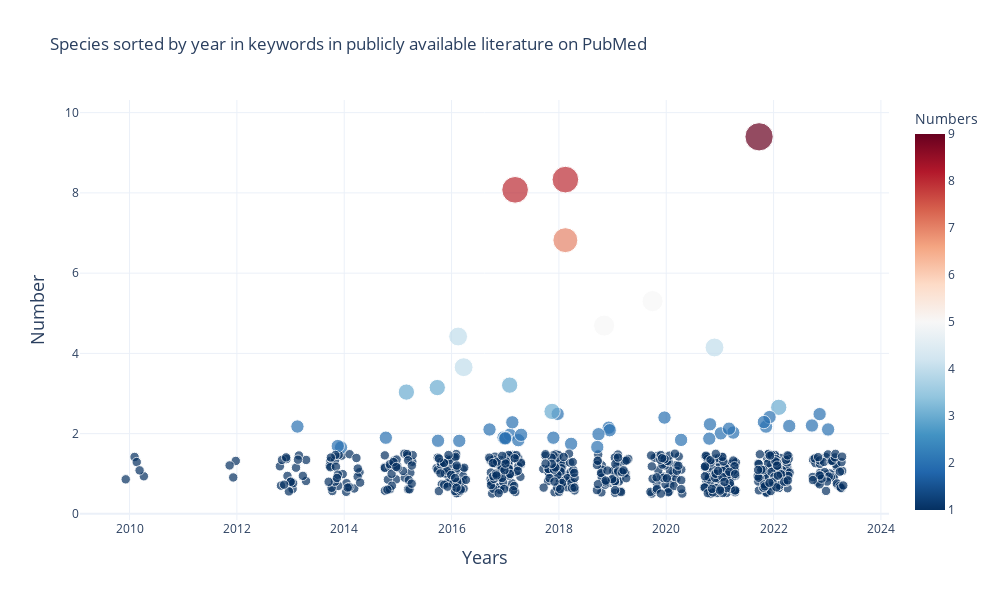

The notebook cell this image was saved under:
### Code cell
import plotly.express as px
import pandas as pd
import numpy as np

def plot_keywords_scatter(csv_path, chart_size=20, color_continuous_scale="RdBu"):
    """
    从CSV文件中读取数据，并创建一个散点图来展示关键词在不同年份的数量。

    Args:
        csv_path: CSV文件路径
    """
    # 读取CSV文件
    df = pd.read_csv(csv_path)

    # 转换Count列为float类型，并添加噪声
    df['Count'] = df['Count'].astype(float)
    df['Counts'] = df['Count'] + np.random.uniform(-0.5, 0.5, size=len(df))
    df['Years'] = df['Year'] + np.random.uniform(-0.3, 0.3, size=len(df))

    # 创建散点图
    fig = px.scatter(df, 
                     x='Years', 
                     y='Counts', 
                     size='Count',
                     color='Count',
                     hover_name='Keyword',  # 使用关键词作为悬浮名称
                     hover_data=['Year', 'Count'],  
                     size_max=chart_size,
                     title='Species sorted by year in keywords in publicly available literature on PubMed',
                     labels={"Count": "Numbers", "Year": "Years"},
                     color_continuous_scale=color_continuous_scale,
                    )

    # 更新图表布局
    fig.update_layout(
        template="plotly_white",
        width=1000,
        height=600,
        xaxis=dict(title=dict(text='Years', font=dict(size=18))),
        yaxis=dict(title=dict(text='Number', font=dict(size=18)),
        )
    )

    # 显示图表
    return fig

    # 方案1:将fig对象转为json
    # fig_json = pio.to_json(fig)
    # return fig_json

    # 方案2:将fig转为html格式，返回html代码
    # fig_html = plot(fig, output_type='div', include_plotlyjs=False)        
    # return fig_html

    # 方案3:将fig转为html格式，保存为html文件
    # fig.write_html("keywords_sort.html")
    # return "keywords_sort.html"

# 示例调用
plot_keywords_scatter('mt/Mt_keywords_counts_year.csv', 
                      chart_size=20, 
                      color_continuous_scale="RdBu_r")

### Figure 1 — Plotly figure (JSON) as saved in the notebook; plotly's stock layout.template omitted (floating-point values rounded to 4 significant figures; data arrays with more than 128 entries replaced by an {"elided": "..."} marker saying what was removed)
{"data": [{"customdata": {"elided": "650x2 int values"}, "hovertemplate": "<b>%{hovertext}</b><br><br>Years=%{customdata[0]}<br>Counts=%{y}<br>Numbers=%{marker.color}<extra></extra>", "hovertext": {"elided": "650 str values"}, "legendgroup": "", "marker": {"color": {"elided": "650 int values"}, "coloraxis": "coloraxis", "size": {"elided": "650 int values"}, "sizemode": "area", "sizeref": 0.0225, "symbol": "circle"}, "mode": "markers", "name": "", "orientation": "v", "showlegend": false, "type": "scatter", "x": {"elided": "650 float values"}, "xaxis": "x", "y": {"elided": "650 float values"}, "yaxis": "y"}], "layout": {"coloraxis": {"colorbar": {"title": {"text": "Numbers"}}, "colorscale": [[0, "rgb(5,48,97)"], [0.1, "rgb(33,102,172)"], [0.2, "rgb(67,147,195)"], [0.3, "rgb(146,197,222)"], [0.4, "rgb(209,229,240)"], [0.5, "rgb(247,247,247)"], [0.6, "rgb(253,219,199)"], [0.7, "rgb(244,165,130)"], [0.8, "rgb(214,96,77)"], [0.9, "rgb(178,24,43)"], [1, "rgb(103,0,31)"]]}, "height": 600, "legend": {"itemsizing": "constant", "tracegroupgap": 0}, "title": {"text": "Species sorted by year in keywords in publicly available literature on PubMed"}, "width": 1000, "xaxis": {"anchor": "y", "domain": [0, 1], "title": {"font": {"size": 18}, "text": "Years"}}, "yaxis": {"anchor": "x", "domain": [0, 1], "title": {"font": {"size": 18}, "text": "Number"}}}}
